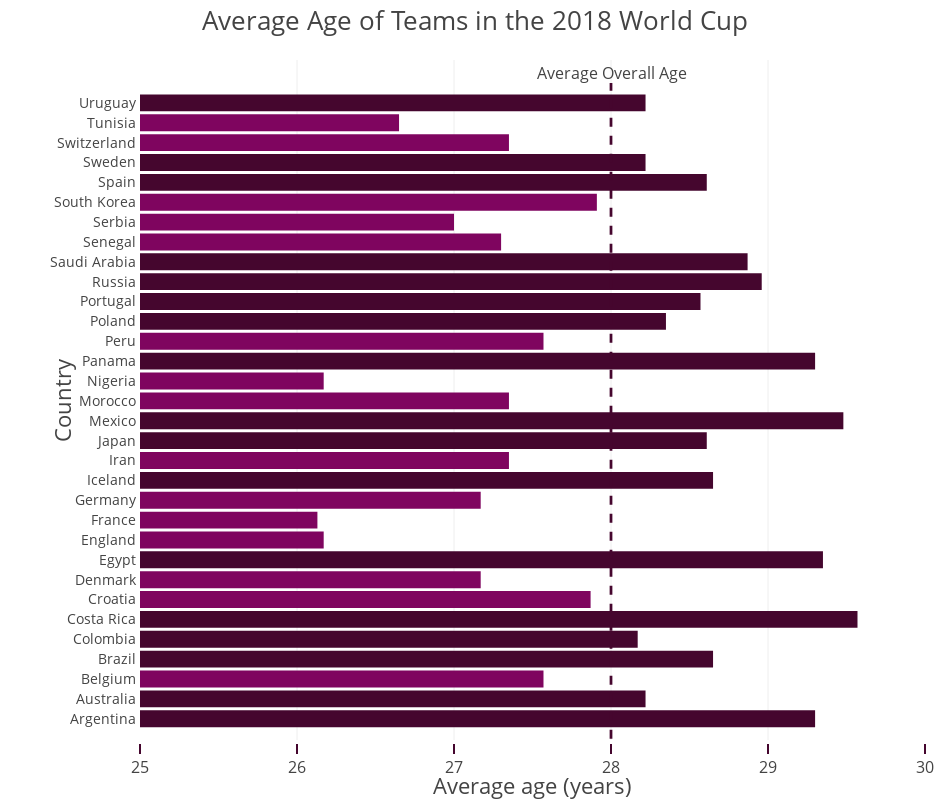

Notebook source saved alongside this figure:
### Markdown cell above
### Plot the average age of each team

### Code cell
layout = go.Layout(
            autosize = False,
            width = 950,
            height = 800,
            margin = dict(
                l = 140,
                r = 25,
                b = 60,
                t = 60,
                pad = 3),
            title = 'Average Age of Teams in the 2018 World Cup',
            titlefont = dict(size=26),
            xaxis = dict(
                title = 'Average age (years)',
                titlefont = dict(size=22),
                tickfont = dict(size=16),
                ticks = 'outside',
                tickcolor = '#45062E',
                tickwidth = 2,
                ticklen = 10,
                range = [25, 30]),
            yaxis = dict(
                title = 'Country',
                titlefont = dict(size=22),
                tickfont = dict(size=14)),
            annotations=[dict(
                    x = 28,
                    y = 32,
                    xref = 'x',
                    yref = 'y',
                    text = 'Average Overall Age',
                    font = dict(size = 16),
                    showarrow = True,
                    arrowcolor = '#7F055F',
                    arrowsize = 0.3,
                    arrowwidth = 3,
                    arrowhead = 7,
                    ax = 1,
                    ay = -10)],
            shapes = [dict(
                type = 'line',
                layer = 'above',
                x0 = 28,
                x1 = 28,
                y0 = -1,
                y1 = 32,
                line = dict(
                       color = '#45062E',
                       width = 2.75,
                       dash = 'dash'))])   

data = [go.Bar(
        x = df_avg['age'],
        y = df_avg['Team'],
        width = .85,
        marker = dict(color=color.tolist()),
        orientation = 'h',
        showlegend = False)]

fig = go.Figure(data = data, layout = layout)
iplot(fig, filename = 'Age by Team')

### Figure 1 — Plotly figure (JSON) as saved in the notebook; plotly's stock layout.template omitted (floating-point values rounded to 4 significant figures)
{"data": [{"marker": {"color": ["#45062E", "#45062E", "#7F055F", "#45062E", "#45062E", "#45062E", "#7F055F", "#7F055F", "#45062E", "#7F055F", "#7F055F", "#7F055F", "#45062E", "#7F055F", "#45062E", "#45062E", "#7F055F", "#7F055F", "#45062E", "#7F055F", "#45062E", "#45062E", "#45062E", "#45062E", "#7F055F", "#7F055F", "#7F055F", "#45062E", "#45062E", "#7F055F", "#7F055F", "#45062E"]}, "orientation": "h", "showlegend": false, "type": "bar", "width": 0.85, "x": [29.3, 28.22, 27.57, 28.65, 28.17, 29.57, 27.87, 27.17, 29.35, 26.17, 26.13, 27.17, 28.65, 27.35, 28.61, 29.48, 27.35, 26.17, 29.3, 27.57, 28.35, 28.57, 28.96, 28.87, 27.3, 27, 27.91, 28.61, 28.22, 27.35, 26.65, 28.22], "y": ["Argentina", "Australia", "Belgium", "Brazil", "Colombia", "Costa Rica", "Croatia", "Denmark", "Egypt", "England", "France", "Germany", "Iceland", "Iran", "Japan", "Mexico", "Morocco", "Nigeria", "Panama", "Peru", "Poland", "Portugal", "Russia", "Saudi Arabia", "Senegal", "Serbia", "South Korea", "Spain", "Sweden", "Switzerland", "Tunisia", "Uruguay"]}], "layout": {"annotations": [{"arrowcolor": "#7F055F", "arrowhead": 7, "arrowsize": 0.3, "arrowwidth": 3, "ax": 1, "ay": -10, "font": {"size": 16}, "showarrow": true, "text": "Average Overall Age", "x": 28, "xref": "x", "y": 32, "yref": "y"}], "autosize": false, "height": 800, "margin": {"b": 60, "l": 140, "pad": 3, "r": 25, "t": 60}, "shapes": [{"layer": "above", "line": {"color": "#45062E", "dash": "dash", "width": 2.75}, "type": "line", "x0": 28, "x1": 28, "y0": -1, "y1": 32}], "title": "Average Age of Teams in the 2018 World Cup", "titlefont": {"size": 26}, "width": 950, "xaxis": {"range": [25, 30], "tickcolor": "#45062E", "tickfont": {"size": 16}, "ticklen": 10, "ticks": "outside", "tickwidth": 2, "title": "Average age (years)", "titlefont": {"size": 22}}, "yaxis": {"tickfont": {"size": 14}, "title": "Country", "titlefont": {"size": 22}}}}
